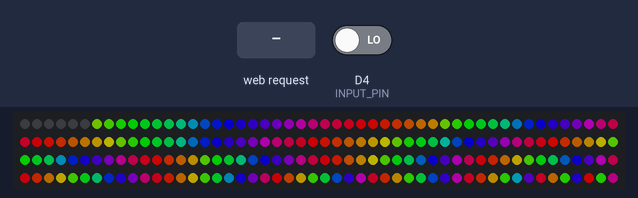
This sketch was run on a simulated ESP8266 (NodeMCU). On the bench: 200 RGB LEDs in strip order, left to right, continuing on the next row. The inputs (shaded band) are chosen by the test bench; at power-on: D4 (INPUT_PIN) LOW. Dim RGB values are drawn brighter than linear; WiFi joins after 1.5 s; servers stay silent unless stated; random numbers use the default seed unless the sketch sets one; what the sketch prints to the serial monitor is not drawn.

Above: at 2.7 s.
2.8 s: HTTP request GET /twinkle received
4.6 s: HTTP request GET /rainbow received
At 4.75 s:
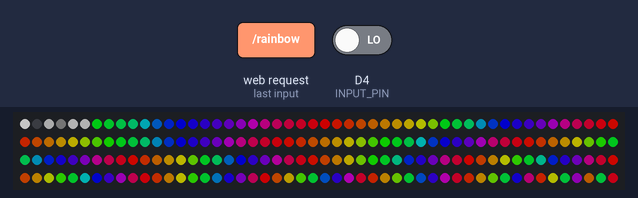
6.7 s: HTTP request GET /palette received
At 7.1 s:
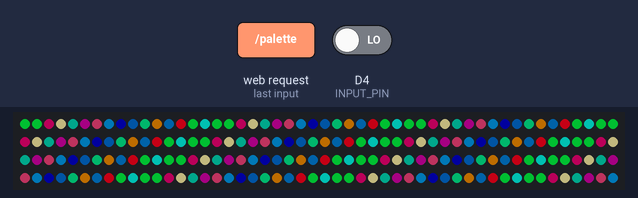
9.7 s: HTTP request GET /debugging received
At 10.8 s:
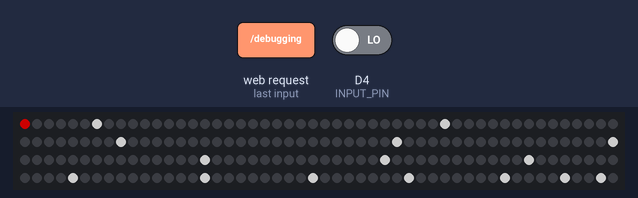
11.2 s: HTTP request GET /rainbow received
At 12.17 s:
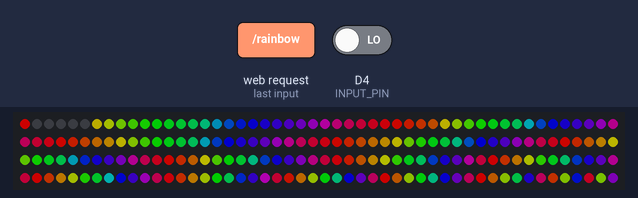

Measured:
- after the input at 11.2 s, the LEDs: first change at once (image 4 shows a later state)
- what the display in image 2 shows lasts 0.5 s, from 6.7 s to 7.2 s

The sketch:

smart-tree.ino
```cpp
#include <ESP8266WiFi.h>
#include <WiFiClient.h>
#include <ESP8266WebServer.h>
#include <ESP8266mDNS.h>
#include <FastLED.h>
#include "power_mgt.h"
#include "colorutils.h"

#ifndef STASSID
#define STASSID            ""
#define STAPSK             ""
#define LED_PIN            D2
#define INPUT_PIN          D4
#define NUM_LEDS           200
#endif

const char* host = "christmaslights";
const char* ssid = STASSID;
const char* password = STAPSK;
ESP8266WebServer server(80);

CRGB leds[NUM_LEDS];
CRGBPalette16 christmasPalette = {
  CRGB(0, 191, 49), CRGB(170, 0, 83), CRGB(200, 190, 130), CRGB(0, 99, 82),
  CRGB(96, 0, 75), CRGB(180, 50, 90), CRGB(0, 100, 150), CRGB(0, 0, 75),
  CRGB(0, 45, 86), CRGB(0, 158, 94), CRGB(183, 104, 0), CRGB(0, 58, 100),
  CRGB(220, 0, 25), CRGB(0, 191, 49), CRGB(0, 196, 182), CRGB(192, 108, 0)
};

//Light positions
int ledRotation[200] = {
  //lead wire
  -1, -1, -1, -1, -1, -1,
  //row 0
  0, 0, 0, 0, 14, 28, 42, 55, 69, 83, 97, 111, 125, 138, 152, 166, 180, 194, 208, 222, 235, 249, 263, 277, 291, 305, 318, 332, 346,
  //row 1
  0, 16, 31, 47, 63, 78, 94, 110, 125, 141, 157, 172, 188, 203, 219, 235, 250, 266, 282, 297, 313, 329, 344,
  //row 2
  0, 16, 31, 47, 63, 78, 94, 110, 125, 141, 157, 172, 188, 203, 219, 235, 250, 266, 282, 297, 313, 329, 344,
  //row 3
  0, 20, 40, 60, 80, 100, 120, 140, 160, 180, 200, 220, 240, 260, 280, 300, 320, 340,
  //row 4
  0, 23, 45, 68, 90, 113, 135, 158, 180, 203, 225, 248, 270, 293, 315, 338,
  //row 5
  0, 24, 48, 72, 96, 120, 144, 168, 192, 216, 240, 264, 288, 312, 336,
  //row 6
  0, 30, 60, 90, 120, 150, 180, 210, 240, 270, 300, 330,
  //row 7
  0, 30, 60, 90, 120, 150, 180, 210, 240, 270, 300, 330,
  //row 8
  0, 33, 65, 98, 131, 164, 196, 229, 262, 295, 327,
  //row 9
  0, 40, 80, 120, 160, 200, 240, 280, 320,
  //row 10
  0, 45, 90, 135, 180, 225, 270, 315,
  //row 11
  0, 45, 90, 135, 180, 225, 270, 315,
  //row 12
  0, 72, 144, 216, 288,
  //row 13
  0, 120, 240,
  //row 14
  90, 270
};
int rowIndex[15] = {6, 35, 58, 81, 99, 115, 130, 142, 154, 165, 174, 182, 190, 195, 198};

//modes
bool showRainbow = true;
bool showTwinkleWhite = false;
bool showPalette = false;
bool debugging = false;

//button
bool lastButtonPressed = false;
bool buttonPressed = false;

void rainbowUpdate() {
  static uint8_t startColorIndex = 0;
  for (uint8_t r=0; r<15; r++) {
    uint8_t rowLength = 0;
    if (r == 14) {
      rowLength = 2;
    } else {
      rowLength = rowIndex[r+1] - rowIndex[r];
    }
    uint8_t delta = 255 / rowLength;
    fill_rainbow(&leds[rowIndex[r]], (int)rowLength, startColorIndex++, delta);
  }
  FastLED.show();
  FastLED.delay(200);
}

void twinkleWhiteUpdate() {
  static uint8_t brightnessValues[NUM_LEDS];
  static bool hasTwinkleInit = false;
  for (uint8_t i = 0; i < NUM_LEDS; i++) {
    if (!hasTwinkleInit) {
      brightnessValues[i] = (uint8_t)random(0, 255);
    } else {
      brightnessValues[i] = (uint8_t)min(255, max(0, (int)(brightnessValues[i] + random(-4.9, 5))));
    }
  }
  hasTwinkleInit = true;
  for (uint8_t i = 0; i < NUM_LEDS; i++) {
    leds[i] = CHSV(0, 0, brightnessValues[i]);
  }
  FastLED.show();
  FastLED.delay(50);
}

void paletteUpdate() {
  static uint8_t startIndex = 0;
  uint8_t colorIndex = startIndex % 16;
  for (uint8_t i = 0; i < NUM_LEDS; i++) {
    //color palette accepts a range for colorIndex from 0-240 for some reason
    leds[i] = ColorFromPalette(christmasPalette, colorIndex*15, 255, NOBLEND);
    colorIndex = (colorIndex + 1) % 16;
  }
  FastLED.show();
  startIndex = (startIndex + 1) % NUM_LEDS;
  FastLED.delay(500);
}

void debuggingUpdate() {
  static uint8_t lightIndex = 0;
  if (lastButtonPressed && !buttonPressed) {
    lightIndex = lightIndex + 1;
  }
  FastLED.clear();
  leds[lightIndex] = CRGB::Red;
  //Draw a vertical line
  for (uint8_t i=0; i<15; i++) {
    leds[rowIndex[i]] = CRGB::White;
  }
  FastLED.show();
  FastLED.delay(50);
}

void handleNotFound() {
  String message = "File Not Found\n\n";
  message += "URI: ";
  message += server.uri();
  message += "\nMethod: ";
  message += (server.method() == HTTP_GET) ? "GET" : "POST";
  message += "\nArguments: ";
  message += server.args();
  message += "\n";
  for (uint8_t i = 0; i < server.args(); i++) {
    message += " " + server.argName(i) + ": " + server.arg(i) + "\n";
  }
  server.send(404, "text/plain", message);
}

void updateButtonState() {
  lastButtonPressed = buttonPressed;
  int buttonInputVal = digitalRead(INPUT_PIN);
  if (buttonInputVal == 1) {
    buttonPressed = true;
  } else {
    buttonPressed = false;
  }
}

void setup() {
  //ESP2866 Config
  Serial.begin(115200);
  pinMode(LED_PIN, OUTPUT);
  pinMode(INPUT_PIN, INPUT);

  //Server setup
  WiFi.mode(WIFI_STA);
  WiFi.begin(ssid, password);
  while (WiFi.status() != WL_CONNECTED) {
    FastLED.delay(500);
    Serial.println(".");
  }
  Serial.print("Connected to ");
  Serial.println(ssid);
  Serial.print("IP address: ");
  Serial.println(WiFi.localIP());

  if (MDNS.begin(host)) {
    Serial.println("MDNS responder started");
  }
  server.on("/rainbow", []() {
    showRainbow = true;
    showTwinkleWhite = false;
    showPalette = false;
    debugging = false;
    server.send(200, "text/plain", "started showing rainbow");
  });
  server.on("/twinkle", []() {
    showRainbow = false;
    showTwinkleWhite = true;
    showPalette = false;
    debugging = false;
    server.send(200, "text/plain", "started showing twinkles");
  });
  server.on("/palette", []() {
    showRainbow = false;
    showTwinkleWhite = false;
    showPalette = true;
    debugging = false;
    server.send(200, "text/plain", "started showing color palette");
  });
  server.on("/debugging", []() {
    showRainbow = false;
    showTwinkleWhite = false;
    showPalette = false;
    debugging = true;
    server.send(200, "text/plain", "started showing color palette");
  });
  server.onNotFound(handleNotFound);
  server.begin();
  Serial.println("HTTP server started");
  //LED setup
  FastLED.addLeds<WS2812B, LED_PIN, GRB>(leds, NUM_LEDS);
  FastLED.setBrightness(110);
}

// the loop function runs over and over again forever
void loop() {
  updateButtonState();
  server.handleClient();
  MDNS.update();
  if (showRainbow) {
    rainbowUpdate();
  } else if (showTwinkleWhite) {
    twinkleWhiteUpdate();
  } else if (showPalette) {
    paletteUpdate();
  } else if (debugging) {
    debuggingUpdate();
  }
}
```
